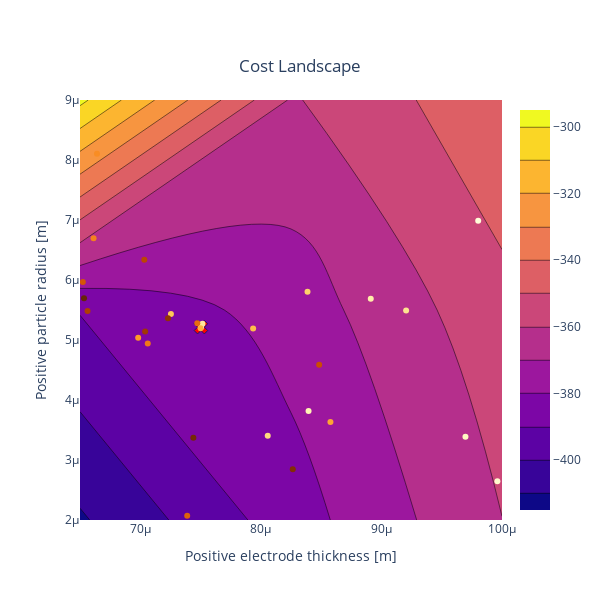

Write notebook code for a chart like this one.
### Markdown cell above
## Cost Landscape

Finally, we can visualise the cost landscape and the path taken by the optimiser:

### Code cell
if len(x) == 2:
    pybop.plot_cost2d(cost, optim=optim, steps=3)

### Figure 1 — Plotly figure (JSON) as saved in the notebook; plotly's stock layout.template omitted (floating-point values rounded to 4 significant figures)
{"data": [{"type": "contour", "x": [6.5e-05, 8.25e-05, 0.0001], "y": [2e-06, 5.5e-06, 9e-06], "z": [[-411.2, -384.6, -360.1], [-389.5, -375.6, -353.1], [-297.5, -361.0, -342.4]]}, {"marker": {"color": "red", "line": {"color": "midnightblue", "width": 1}, "showscale": false, "size": 12, "symbol": "x"}, "mode": "markers", "showlegend": false, "type": "scatter", "x": [7.503e-05], "y": [5.214e-06]}, {"marker": {"color": [0, 0.03448, 0.06897, 0.1034, 0.1379, 0.1724, 0.2069, 0.2414, 0.2759, 0.3103, 0.3448, 0.3793, 0.4138, 0.4483, 0.4828, 0.5172, 0.5517, 0.5862, 0.6207, 0.6552, 0.6897, 0.7241, 0.7586, 0.7931, 0.8276, 0.8621, 0.8966, 0.931, 0.9655], "colorscale": [[0, "rgb(255,255,229)"], [0.125, "rgb(255,247,188)"], [0.25, "rgb(254,227,145)"], [0.375, "rgb(254,196,79)"], [0.5, "rgb(254,153,41)"], [0.625, "rgb(236,112,20)"], [0.75, "rgb(204,76,2)"], [0.875, "rgb(153,52,4)"], [1, "rgb(102,37,6)"]], "showscale": false}, "mode": "markers", "showlegend": false, "type": "scatter", "x": [7.503e-05, 9.803e-05, 9.962e-05, 9.697e-05, 8.396e-05, 8.911e-05, 7.516e-05, 9.205e-05, 8.057e-05, 8.387e-05, 7.254e-05, 7.936e-05, 7.5e-05, 8.577e-05, 6.982e-05, 6.641e-05, 6.612e-05, 7.062e-05, 7.473e-05, 7.389e-05, 6.524e-05, 8.484e-05, 7.033e-05, 6.563e-05, 7.04e-05, 7.23e-05, 8.265e-05, 7.44e-05, 6.533e-05], "y": [5.214e-06, 6.987e-06, 2.645e-06, 3.389e-06, 3.818e-06, 5.688e-06, 5.269e-06, 5.49e-06, 3.406e-06, 5.806e-06, 5.434e-06, 5.19e-06, 5.197e-06, 3.633e-06, 5.036e-06, 8.106e-06, 6.696e-06, 4.942e-06, 5.28e-06, 2.071e-06, 5.966e-06, 4.587e-06, 6.337e-06, 5.485e-06, 5.14e-06, 5.361e-06, 2.845e-06, 3.369e-06, 5.694e-06]}], "layout": {"height": 600, "title": {"text": "Cost Landscape", "x": 0.5, "y": 0.9}, "width": 600, "xaxis": {"range": [6.5e-05, 0.0001], "title": {"text": "Positive electrode thickness [m]"}}, "yaxis": {"range": [2e-06, 9e-06], "title": {"text": "Positive particle radius [m]"}}}}
